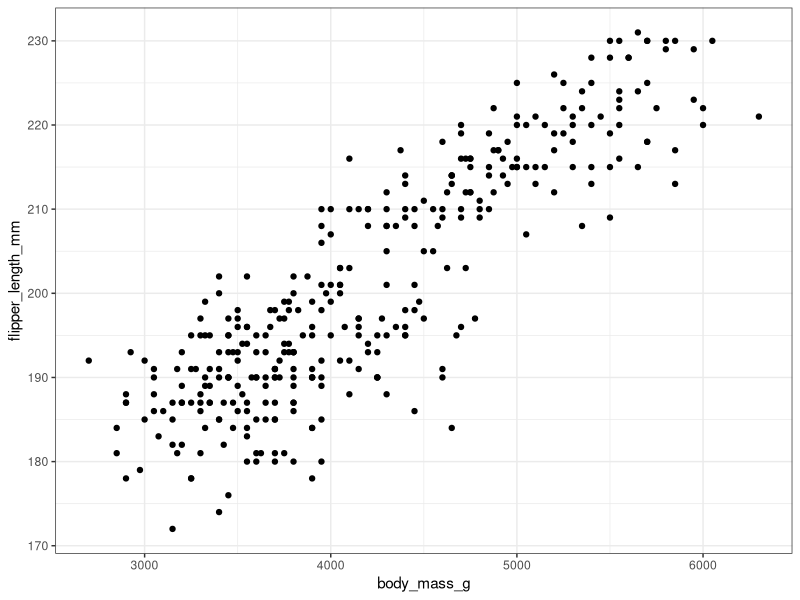
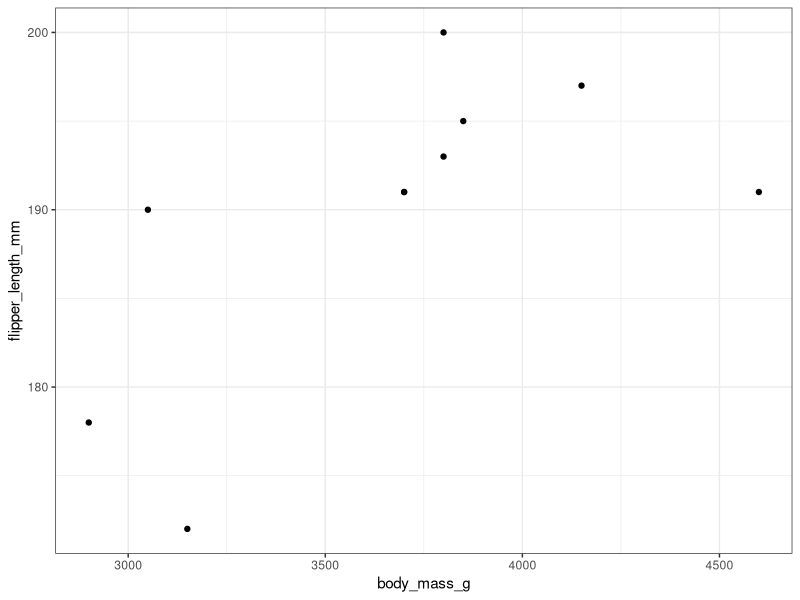
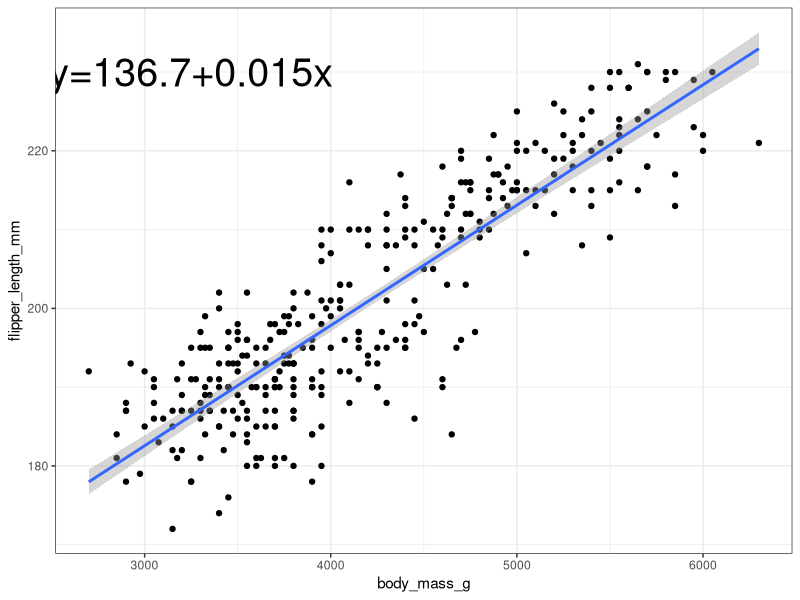

The R source for these figures, in order:
## ---- chunk 1
#| include: false

knitr::opts_chunk$set(echo = F)
library(palmerpenguins)
library(tidyverse)
## ---- chunk 2
ggplot(penguins, aes(y = flipper_length_mm, x = body_mass_g)) +
  geom_point() + theme_bw()
## ---- chunk 3
ggplot(sample_n(penguins,10), aes(y = flipper_length_mm, x = body_mass_g)) +
  geom_point() + theme_bw()
## ---- chunk 4
ggplot(penguins, aes(y = flipper_length_mm, x = body_mass_g)) + geom_point() + geom_smooth(method = "lm") +
  theme_bw() + annotate("text", label = "y=136.7+0.015x", x=3250, y=230, size = 10)
